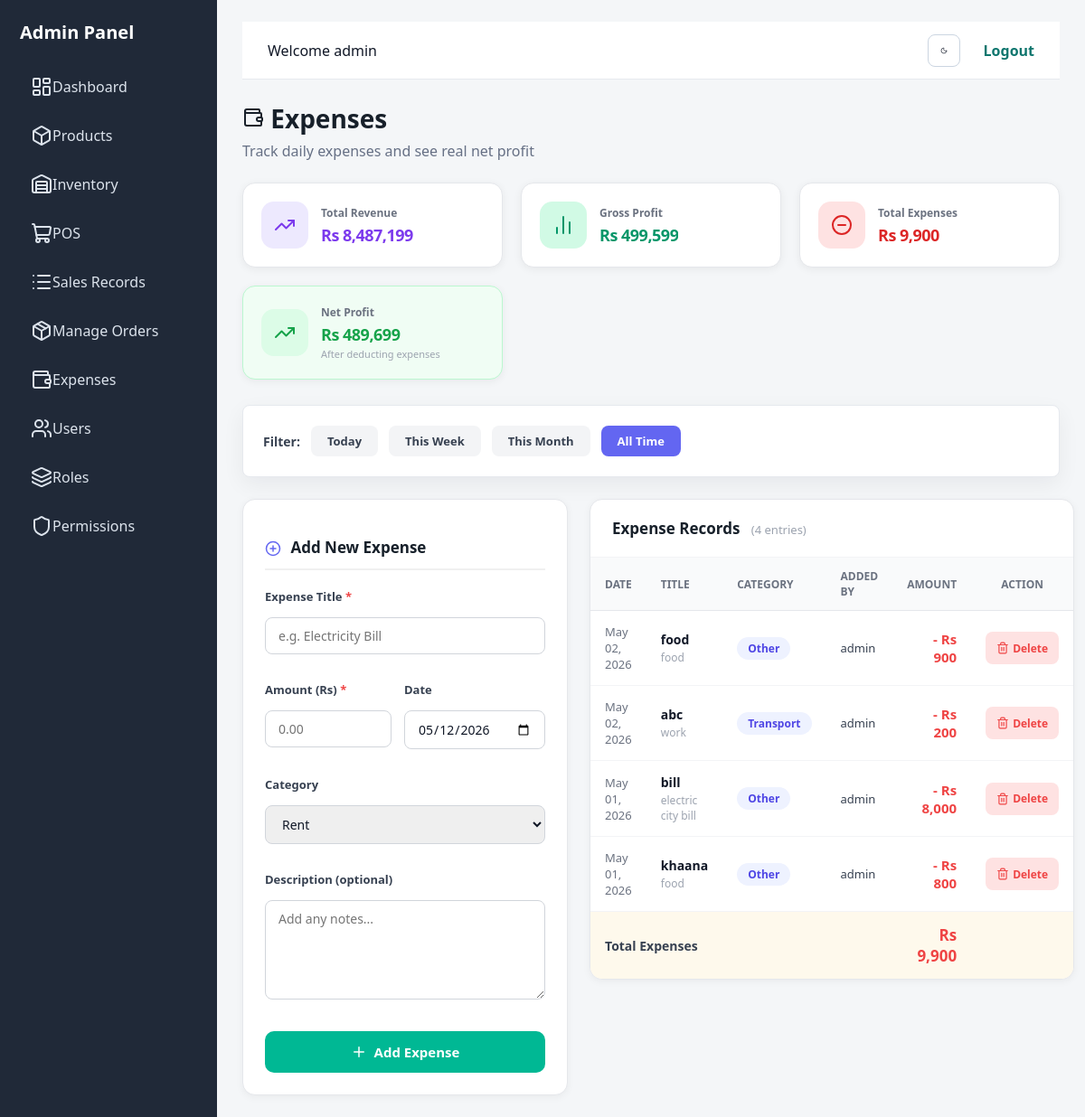
Before: /expenses/?date=all (signed in) with the older database file.
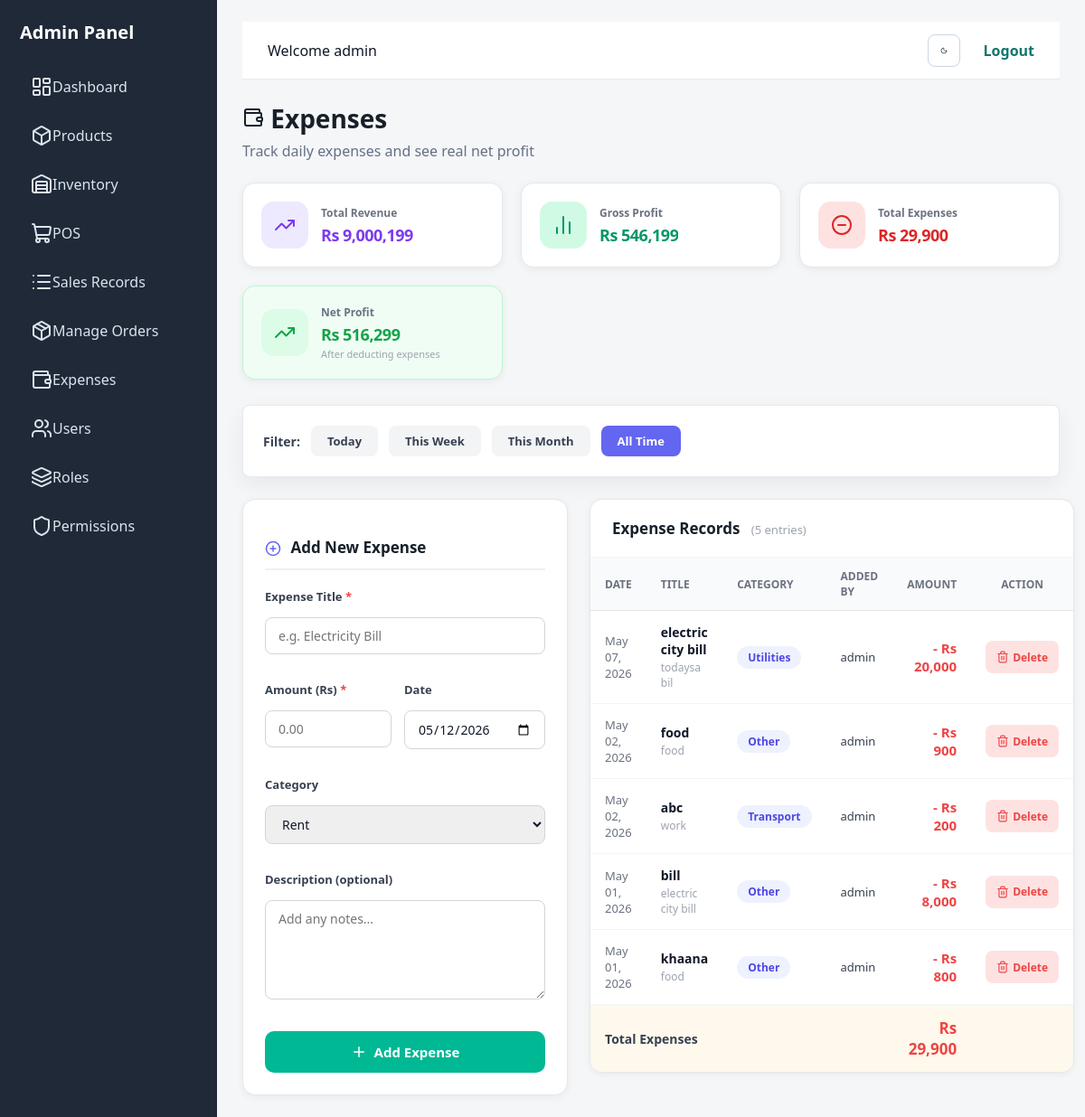
After: the same page with the newer database file.
### accounts/models.py (models this page shows, shortened)
class Expense(models.Model):
    CATEGORY_CHOICES = [
        ('rent', 'Rent'),
        ('utilities', 'Utilities'),
        ('salary', 'Salary'),
        ('supplies', 'Supplies'),
        ('transport', 'Transport'),
        ('maintenance', 'Maintenance'),
        ('marketing', 'Marketing'),
        ('other', 'Other'),
    ]
    title = models.CharField(max_length=200)
    amount = models.DecimalField(max_digits=12, decimal_places=2)
    category = models.CharField(max_length=50, choices=CATEGORY_CHOICES, default='other')
    description = models.TextField(blank=True, null=True)
    date = models.DateField(default=timezone.now)
    created_at = models.DateTimeField(auto_now_add=True)
    created_by = models.ForeignKey(User, on_delete=models.SET_NULL, null=True)
    class Meta:
        ordering = ['-date', '-created_at']

### accounts/views.py (the view)
# urls.py: path('expenses/', views.expenses_page, name='expenses'),
@login_required
def expenses_page(request):
    from django.db.models import Sum
    from datetime import timedelta
    date_filter = request.GET.get('date', 'today')
    today = timezone.localdate()
    if date_filter == 'today':
        expenses = Expense.objects.filter(date=today)
    elif date_filter == 'week':
        start = today - timedelta(days=today.weekday())
        expenses = Expense.objects.filter(date__gte=start)
    elif date_filter == 'month':
        expenses = Expense.objects.filter(date__year=today.year, date__month=today.month)
    else:
        expenses = Expense.objects.all()
    total_expenses = expenses.aggregate(total=Sum('amount'))['total'] or 0
    if date_filter == 'today':
        invoices_qs = Invoice.objects.filter(created_at__date=today)
    elif date_filter == 'week':
        start = today - timedelta(days=today.weekday())
        invoices_qs = Invoice.objects.filter(created_at__date__gte=start)
    elif date_filter == 'month':
        invoices_qs = Invoice.objects.filter(created_at__year=today.year, created_at__month=today.month)
    else:
        invoices_qs = Invoice.objects.all()
    gross_profit = invoices_qs.aggregate(total=Sum('total_profit'))['total'] or 0
    total_revenue = invoices_qs.aggregate(total=Sum('total_amount'))['total'] or 0
    net_profit = gross_profit - total_expenses
    context = {
        'expenses': expenses,
        'total_expenses': total_expenses,
        'gross_profit': gross_profit,
        'total_revenue': total_revenue,
        'net_profit': net_profit,
        'date_filter': date_filter,
        'expense_categories': Expense.CATEGORY_CHOICES,
        'filter_options': [
            ('today', 'Today'),
            ('week', 'This Week'),
            ('month', 'This Month'),
            ('all', 'All Time'),
        ],
    }
    return render(request, 'expenses.html', base_context(request, context))

### accounts/views.py (called while the page is built)
def is_admin(user):
    return user.is_authenticated and (user.is_superuser or has_role(user, ROLE_ADMIN))

def base_context(request, extra=None):
    context = {
        'can_manage_users': is_admin(request.user),
    }
    if extra:
        context.update(extra)
    return context

### accounts/templates/expenses.html (shortened to what the changed rows need)
{% extends 'base.html' %}
{% load humanize %}
{% block content %}
<section class="page-header">
    <div>
        <h1><i data-lucide="wallet"></i> Expenses</h1>
    </div>
</section>
<div class="expense-stats">
    <div class="stat-card revenue">
        <div class="stat-body">
            <div class="stat-label">Total Revenue</div>
            <div class="stat-value">Rs {{ total_revenue|floatformat:0|intcomma }}</div>
        </div>
    </div>
    <div class="stat-card profit">
        <div class="stat-body">
            <div class="stat-label">Gross Profit</div>
            <div class="stat-value">Rs {{ gross_profit|floatformat:0|intcomma }}</div>
        </div>
    </div>
    <div class="stat-card expenses-card">
        <div class="stat-body">
            <div class="stat-label">Total Expenses</div>
            <div class="stat-value">Rs {{ total_expenses|floatformat:0|intcomma }}</div>
        </div>
    </div>
    <div class="stat-card net {% if net_profit >= 0 %}net-pos{% else %}net-neg{% endif %}">
        <div class="stat-body">
            <div class="stat-label">Net Profit</div>
            <div class="stat-value">Rs {{ net_profit|floatformat:0|intcomma }}</div>
            <div class="stat-sub">After deducting expenses</div>
        </div>
    </div>
</div>
<div class="panel" style="margin-bottom: 24px;">
    <form method="GET" style="display: flex; gap: 12px; align-items: center; flex-wrap: wrap;">
        <span style="font-weight: 600; font-size: 14px; color: #374151;">Filter:</span>
        {% for val, label in filter_options %}
        <a href="?date={{ val }}"
           style="padding: 8px 18px; border-radius: 8px; font-size: 13px; font-weight: 600; text-decoration: none;
                  background: {% if date_filter == val %}#6366f1{% else %}#f3f4f6{% endif %};
                  color: {% if date_filter == val %}white{% else %}#374151{% endif %};">
            {{ label }}
        </a>
        {% endfor %}
    </form>
</div>
<div class="expense-layout">
    <div>
        <div style="background:white;border-radius:14px;border:1px solid #e5e7eb;overflow:hidden;box-shadow:0 2px 8px rgba(0,0,0,0.05);">
            <div style="padding: 20px 24px; border-bottom: 1px solid #f3f4f6; display: flex; align-items: center; justify-content: space-between;">
                <h3 style="font-size:17px;font-weight:700;margin:0;">
                    Expense Records
                    <span style="font-size:13px;font-weight:500;color:#9ca3af;margin-left:8px;">({{ expenses|length }} entries)</span>
                </h3>
            </div>
            {% if expenses %}
            <table style="width:100%;border-collapse:collapse;">
                <thead>
                    <tr style="background:#f9fafb;">
                        <th style="padding:12px 16px;text-align:left;font-size:12px;color:#6b7280;font-weight:700;text-transform:uppercase;border-bottom:1px solid #e5e7eb;">Date</th>
                        <th style="padding:12px 16px;text-align:left;font-size:12px;color:#6b7280;font-weight:700;text-transform:uppercase;border-bottom:1px solid #e5e7eb;">Title</th>
                        <th style="padding:12px 16px;text-align:left;font-size:12px;color:#6b7280;font-weight:700;text-transform:uppercase;border-bottom:1px solid #e5e7eb;">Category</th>
                        <th style="padding:12px 16px;text-align:left;font-size:12px;color:#6b7280;font-weight:700;text-transform:uppercase;border-bottom:1px solid #e5e7eb;">Added By</th>
                        <th style="padding:12px 16px;text-align:right;font-size:12px;color:#6b7280;font-weight:700;text-transform:uppercase;border-bottom:1px solid #e5e7eb;">Amount</th>
                        <th style="padding:12px 16px;text-align:center;font-size:12px;color:#6b7280;font-weight:700;text-transform:uppercase;border-bottom:1px solid #e5e7eb;">Action</th>
                    </tr>
                </thead>
                <tbody>
                    {% for expense in expenses %}
                    <tr style="border-bottom:1px solid #f3f4f6;transition:background 0.15s;" onmouseover="this.style.background='#fafafa'" onmouseout="this.style.background='white'">
                        <td style="padding:14px 16px;font-size:13px;color:#6b7280;">{{ expense.date|date:"M d, Y" }}</td>
                        <td style="padding:14px 16px;">
                            <div style="font-weight:600;font-size:14px;color:#111827;">{{ expense.title }}</div>
                            {% if expense.description %}
                            <div style="font-size:12px;color:#9ca3af;margin-top:2px;">{{ expense.description|truncatechars:50 }}</div>
                            {% endif %}
                        </td>
                        <td style="padding:14px 16px;">
                            <span style="display:inline-block;padding:4px 12px;border-radius:20px;font-size:12px;font-weight:600;background:#eef2ff;color:#4f46e5;">
                                {{ expense.get_category_display }}
                            </span>
                        </td>
                        <td style="padding:14px 16px;font-size:13px;color:#374151;">{{ expense.created_by.username|default:"—" }}</td>
                        <td style="padding:14px 16px;text-align:right;font-size:15px;font-weight:700;color:#ef4444;">
                            - Rs {{ expense.amount|floatformat:0|intcomma }}
                        </td>
                        <td style="padding:14px 16px;text-align:center;">
                            <form method="POST" action="{% url 'delete_expense' expense.id %}" onsubmit="return confirm('Delete this expense?');" style="display:inline;">
                                <button type="submit" style="background:#fee2e2;border:none;color:#ef4444;padding:6px 12px;border-radius:8px;cursor:pointer;font-size:12px;font-weight:600;display:inline-flex;align-items:center;gap:4px;">
                                    <i data-lucide="trash-2" style="width:14px;height:14px;"></i> Delete
                                </button>
                            </form>
                        </td>
                    </tr>
                    {% endfor %}
                </tbody>
                <tfoot>
                    <tr style="background:#fef9ec;">
                        <td colspan="4" style="padding:14px 16px;font-weight:700;font-size:14px;color:#374151;">Total Expenses</td>
                        <td style="padding:14px 16px;text-align:right;font-size:17px;font-weight:800;color:#ef4444;">Rs {{ total_expenses|floatformat:0|intcomma }}</td>
                        <td></td>
                    </tr>
                </tfoot>
            </table>
            {% endif %}
        </div>
    </div>
</div>
{% endblock %}

Changed rows visible on the page:
added Expense: date "May 07, 2026", title "electric city bill", description "todaysa bil", category "Utilities", created_by.username "admin", amount "20,000"
Other visible differences:
{{ total_revenue|floatformat:0|intcomma }}: "8,487,199" → "9,000,199"
{{ gross_profit|floatformat:0|intcomma }}: "499,599" → "546,199"
{{ total_expenses|floatformat:0|intcomma }}: "9,900" → "29,900"
{{ net_profit|floatformat:0|intcomma }}: "489,699" → "516,299"
{{ expenses|length }}: "4" → "5"
